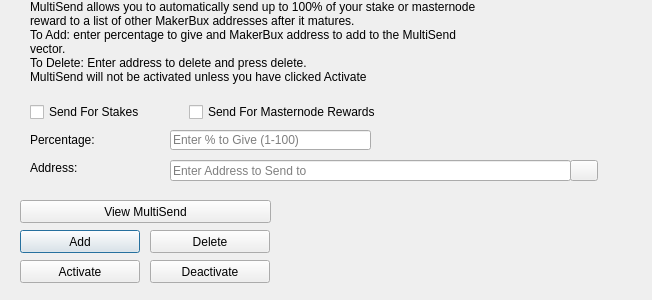
<?xml version="1.0" encoding="UTF-8"?>
<ui version="4.0">
 <class>MultiSendDialog</class>
 <widget class="QDialog" name="MultiSendDialog">
  <property name="windowModality">
   <enum>Qt::NonModal</enum>
  </property>
  <property name="geometry">
   <rect>
    <x>0</x>
    <y>0</y>
    <width>652</width>
    <height>300</height>
   </rect>
  </property>
  <property name="windowTitle">
   <string>MultiSend</string>
  </property>
  <widget class="QLineEdit" name="multiSendPercentEdit">
   <property name="geometry">
    <rect>
     <x>170</x>
     <y>130</y>
     <width>201</width>
     <height>20</height>
    </rect>
   </property>
   <property name="toolTip">
    <string>Enter whole numbers 1 - 100</string>
   </property>
   <property name="placeholderText">
    <string>Enter % to Give (1-100)</string>
   </property>
  </widget>
  <widget class="QLineEdit" name="multiSendAddressEdit">
   <property name="geometry">
    <rect>
     <x>170</x>
     <y>160</y>
     <width>401</width>
     <height>21</height>
    </rect>
   </property>
   <property name="toolTip">
    <string/>
   </property>
   <property name="placeholderText">
    <string>Enter Address to Send to</string>
   </property>
  </widget>
  <widget class="QLabel" name="label_2">
   <property name="geometry">
    <rect>
     <x>30</x>
     <y>0</y>
     <width>451</width>
     <height>121</height>
    </rect>
   </property>
   <property name="lineWidth">
    <number>1</number>
   </property>
   <property name="text">
    <string>MultiSend allows you to automatically send up to 100% of your stake or masternode reward to a list of other MakerBux addresses after it matures.
To Add: enter percentage to give and MakerBux address to add to the MultiSend vector.
To Delete: Enter address to delete and press delete.
MultiSend will not be activated unless you have clicked Activate</string>
   </property>
   <property name="alignment">
    <set>Qt::AlignLeading|Qt::AlignLeft|Qt::AlignTop</set>
   </property>
   <property name="wordWrap">
    <bool>true</bool>
   </property>
  </widget>
  <widget class="QLabel" name="message">
   <property name="geometry">
    <rect>
     <x>290</x>
     <y>200</y>
     <width>351</width>
     <height>91</height>
    </rect>
   </property>
   <property name="text">
    <string/>
   </property>
  </widget>
  <widget class="QPushButton" name="addButton">
   <property name="geometry">
    <rect>
     <x>20</x>
     <y>230</y>
     <width>120</width>
     <height>23</height>
    </rect>
   </property>
   <property name="toolTip">
    <string/>
   </property>
   <property name="statusTip">
    <string>Add to MultiSend Vector</string>
   </property>
   <property name="text">
    <string>Add</string>
   </property>
  </widget>
  <widget class="QPushButton" name="disableButton">
   <property name="geometry">
    <rect>
     <x>150</x>
     <y>260</y>
     <width>120</width>
     <height>23</height>
    </rect>
   </property>
   <property name="statusTip">
    <string>Deactivate MultiSend</string>
   </property>
   <property name="text">
    <string>Deactivate</string>
   </property>
  </widget>
  <widget class="QPushButton" name="addressBookButton">
   <property name="geometry">
    <rect>
     <x>570</x>
     <y>160</y>
     <width>28</width>
     <height>21</height>
    </rect>
   </property>
   <property name="toolTip">
    <string>Choose an address from the address book</string>
   </property>
   <property name="text">
    <string/>
   </property>
   <property name="icon">
    <iconset resource="../MakerBux.qrc">
     <normaloff>:/icons/address-book</normaloff>:/icons/address-book</iconset>
   </property>
   <property name="shortcut">
    <string>Alt+A</string>
   </property>
   <property name="autoDefault">
    <bool>false</bool>
   </property>
  </widget>
  <widget class="QLabel" name="label">
   <property name="geometry">
    <rect>
     <x>30</x>
     <y>130</y>
     <width>121</width>
     <height>20</height>
    </rect>
   </property>
   <property name="toolTip">
    <string>Percentage of stake to send</string>
   </property>
   <property name="text">
    <string>Percentage:</string>
   </property>
  </widget>
  <widget class="QLabel" name="label_5">
   <property name="geometry">
    <rect>
     <x>30</x>
     <y>160</y>
     <width>111</width>
     <height>16</height>
    </rect>
   </property>
   <property name="toolTip">
    <string>Address to send portion of stake to</string>
   </property>
   <property name="text">
    <string>Address:</string>
   </property>
  </widget>
  <widget class="QPushButton" name="deleteButton">
   <property name="geometry">
    <rect>
     <x>150</x>
     <y>230</y>
     <width>120</width>
     <height>23</height>
    </rect>
   </property>
   <property name="toolTip">
    <string/>
   </property>
   <property name="statusTip">
    <string>Delete Address From MultiSend Vector</string>
   </property>
   <property name="text">
    <string>Delete</string>
   </property>
  </widget>
  <widget class="QPushButton" name="activateButton">
   <property name="geometry">
    <rect>
     <x>20</x>
     <y>260</y>
     <width>120</width>
     <height>23</height>
    </rect>
   </property>
   <property name="statusTip">
    <string>Activate MultiSend</string>
   </property>
   <property name="text">
    <string>Activate</string>
   </property>
  </widget>
  <widget class="QPushButton" name="viewButton">
   <property name="geometry">
    <rect>
     <x>20</x>
     <y>200</y>
     <width>251</width>
     <height>23</height>
    </rect>
   </property>
   <property name="toolTip">
    <string/>
   </property>
   <property name="statusTip">
    <string>View MultiSend Vector</string>
   </property>
   <property name="text">
    <string>View MultiSend</string>
   </property>
  </widget>
  <widget class="QWidget" name="horizontalLayoutWidget">
   <property name="geometry">
    <rect>
     <x>30</x>
     <y>100</y>
     <width>351</width>
     <height>24</height>
    </rect>
   </property>
   <layout class="QHBoxLayout" name="horizontalLayout">
    <item>
     <widget class="QCheckBox" name="multiSendStakeCheckBox">
      <property name="text">
       <string>Send For Stakes</string>
      </property>
     </widget>
    </item>
    <item>
     <widget class="QCheckBox" name="multiSendMasternodeCheckBox">
      <property name="text">
       <string>Send For Masternode Rewards</string>
      </property>
     </widget>
    </item>
   </layout>
  </widget>
 </widget>
 <resources>
  <include location="../MakerBux.qrc"/>
 </resources>
 <connections/>
</ui>
